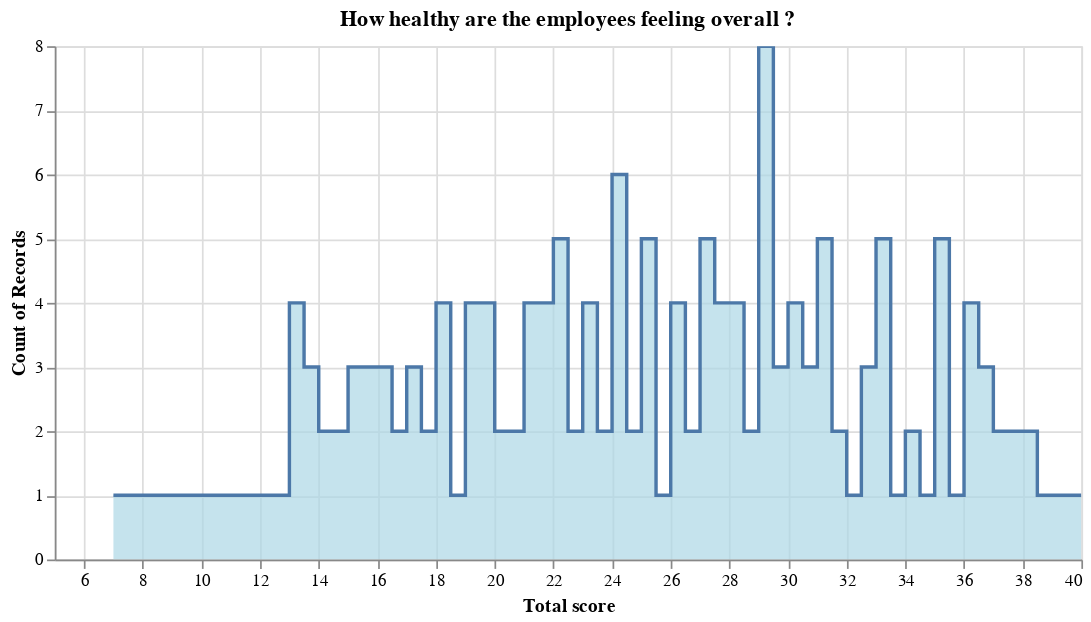

The notebook cell saved with this chart:
### Code cell
lineplot

### Figure 1 — Vega-Lite specification as saved in the notebook (floating-point values rounded to 4 significant figures; data arrays with more than 128 entries replaced by an {"elided": "..."} marker saying what was removed)
{"config": {"view": {"continuousWidth": 400, "continuousHeight": 300}}, "data": {"name": "data-355e06dda70f524a72bf62ba81d938c8"}, "mark": {"type": "area", "color": "lightblue", "interpolate": "step-after", "line": true}, "encoding": {"x": {"field": "Total score", "type": "quantitative"}, "y": {"aggregate": "count", "type": "quantitative"}}, "selection": {"selector002": {"type": "interval", "bind": "scales", "encodings": ["x", "y"]}}, "title": "How healthy are the employees feeling overall ? ", "width": 600, "$schema": "https://vega.github.io/schema/vega-lite/v4.17.0.json", "datasets": {"data-355e06dda70f524a72bf62ba81d938c8": {"elided": "148 records"}}}
